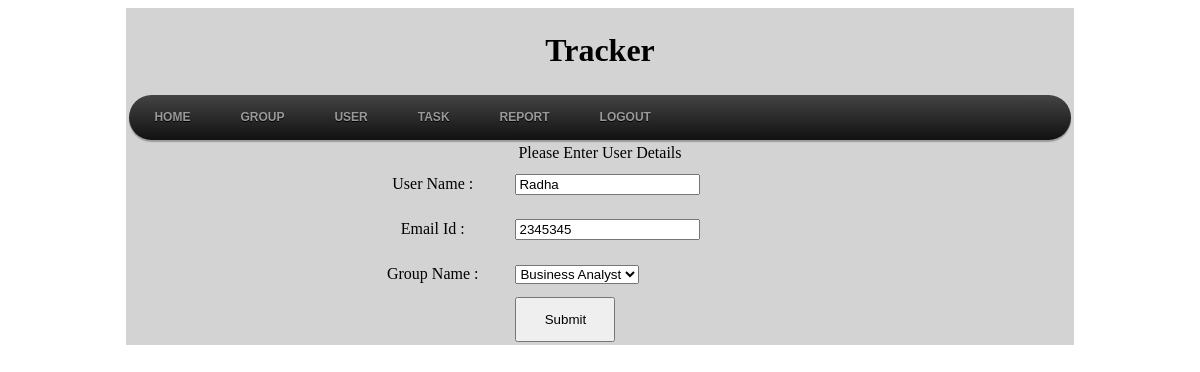
The page /Tracker/admin/EditUser.php?editId=Radha532 (signed in) on the database its author committed.
### tables this page shows
CREATE TABLE IF NOT EXISTS `user_tracker` (
  `UserName` varchar(40) NOT NULL,
  `LoginId` varchar(20) NOT NULL,
  `Password` varchar(20) NOT NULL,
  `GroupName` varchar(20) NOT NULL,
  `emailId` varchar(60) NOT NULL,
  PRIMARY KEY (`LoginId`),
  KEY `GroupName` (`GroupName`)
);

### Tracker/admin/EditUser.php (the view, shortened to what this page needs)
<?php
include ("header.php");
$loginid = $_GET ["editId"];
$sqlQuery = "select * from user_tracker where LoginId='$loginid'";
$selectEditDb = mysqli_query ( $conn, $sqlQuery );
$resultArray = mysqli_fetch_array ( $selectEditDb );
?>
<tr>
	<td>
		<form name="Insert_User" action="EditUser_insert.php" method="post"
			onSubmit="return val();">
			<table width="500px" align="center" border="0" cellpadding="0"
				cellspacing="0">
				<tr>
					<td colspan="2" align="center" class="heading">Please Enter User
						Details</td>
				</tr>
				<tr>
					<td align="center" height="45px">User Name :</td>
					<td><input type="text" name="txtUserName"
						value="<?php echo $resultArray["UserName"]; ?>" /></td>
				</tr>
				<tr>
					<td align="center" height="45px">Email Id :</td>
					<td><input type="text" name="txtEmailId" value="<?php echo $resultArray["emailId"]; ?>" /></td>
				</tr>
				<tr>
					<td align="center" height="45px">Group Name :</td>
					<td><select name="cboGroupName">
							<option value="<?php echo $resultArray["GroupName"]; ?>"><?php echo $resultArray["GroupName"]; ?></option>
					</select></td>
				</tr>
				<tr>
					<td align="right" height="45"></td>
					<td height="40px"><input type="submit" name="cmdSubmit" class="sub"
						value="Submit" style="height: 45px; width: 100px;"></td>
				</tr>
			</table>
		</form>
	</td>
</tr>

### rows shown on the page
user_tracker: txtUserName "Radha", txtEmailId "2345345", cboGroupName "Business Analyst"
